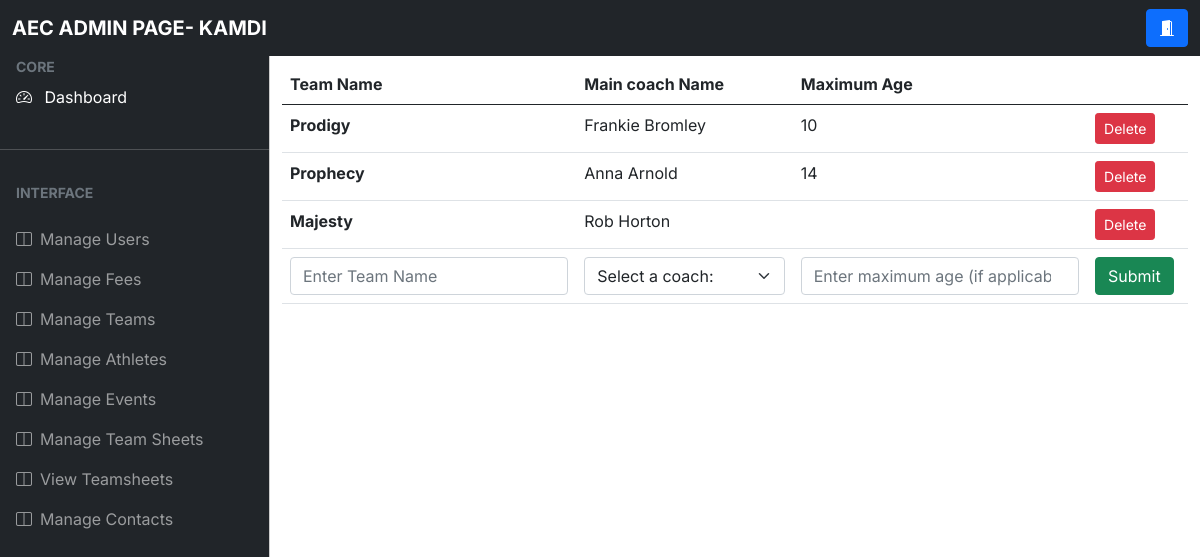
Page /teams (signed in) on the committed database.
### app.py (models this page shows, shortened)
class User(db.Model, UserMixin):
    __tablename__="User"
    id = db.Column(db.Integer, primary_key = True)
    firstName = db.Column(db.String(50),nullable = False)
    surname = db.Column(db.String(50), nullable = False)
    dob = db.Column(db.DateTime, nullable = False)
    start_date = db.Column(db.DateTime, nullable = True, default=date.today())
    email = db.Column(db.String(70), nullable = False)
    password = db.Column(db.String(255), nullable = False)
    usertype = db.Column(db.Integer, default = -1)
    verified = db.Column(db.Integer, default = 0)

### tables this page shows
CREATE TABLE team__details (
	team_id INTEGER NOT NULL, 
	coach_id INTEGER, 
	team_name VARCHAR(20) NOT NULL, 
	max_age INTEGER, 
	PRIMARY KEY (team_id)
);

### app.py (the view)
@app.route('/teams', methods=['GET','POST'])#complete
@login_required
def view_teams():
    team_names = {}
    coaches = {}
    query = db.engine.execute("SELECT team__details.team_id, team__details.max_age, team__details.team_name, user.firstName, user.surname FROM team__details, user WHERE user.id == team__details.coach_id ")
    for team in query:
        team_names[team[0]] = [team[1], team[2], team[3] + " " + team[4]]
    query = db.engine.execute('SELECT user.id, user.firstName, user.surname FROM user WHERE user.usertype > {}'.format(0))
    coaches = {}
    for coach in query:
        coaches[coach[0]] = [coach[1]+ " "+ coach[2]]
    if current_user.usertype == -1 or current_user.verified == 0:
        return render_template('error.html',error="You are not authorised to view this page")
    if -1 < current_user.usertype < 3:
        return render_template('teams.html', team_names = team_names, coaches = coaches)
    query = db.engine.execute("SELECT team__details.team_id, team__details.max_age, team__details.team_name, user.firstName, user.surname FROM team__details, user WHERE user.id == team__details.coach_id")
    for team in query:
        team_names[team[0]] = [team[1], team[2], team[3] + " " + team[4]]
    db.session.commit()
    return render_template('adminteams.html', team_names = team_names,coaches = coaches)

### app.py (called while the page is built)
@login_manager.user_loader
def load_user(user_id):
    return User.query.get(user_id)

### templates/adminteams.html (shortened to what this page needs)
<!DOCTYPE html>
<html lang="en">
  <head>
    <link rel="stylesheet" href="static\css\admin\bootstrap.min.css" />
    <link
      rel="stylesheet"
      href="https://cdn.jsdelivr.net/npm/bootstrap-icons@1.4.1/font/bootstrap-icons.css"
    />
    <link rel="stylesheet" href="static\css\admin\bootstrap.min.css" />
    <link rel="stylesheet" href="static\css\admin\style.css" />
  </head>
    <nav class="navbar navbar-expand-lg navbar-dark bg-dark fixed-top">
      <div class="container-fluid">
        <a
          class="navbar-brand me-auto ms-lg-0 ms-3 text-uppercase fw-bold"
          >AEC ADMIN PAGE- {{ current_user.firstName }}</a
        >
        <div class="collapse navbar-collapse" id="topNavBar">
          <form class="d-flex ms-auto my-3 my-lg-0">
            <div class="input-group">
              <a href ="{{ url_for('logout') }}" class="btn btn-primary">
                <i class="bi bi-door-open-fill"></i>
            </a>
            </div>
          </form>
        </div>
      </div>
    </nav>
    <div
    class="offcanvas offcanvas-start sidebar-nav bg-dark"
    tabindex="-1"
    id="sidebar"
  >
    <div class="offcanvas-body p-0">
      <nav class="navbar-dark">
        <ul class="navbar-nav">
          <li>
            <div class="text-muted small fw-bold text-uppercase px-3">
              CORE
            </div>
          </li>
          <li>
            <a href="{{ url_for('admin') }}" class="nav-link px-3 active">
              <span class="me-2"><i class="bi bi-speedometer2" ></i></span>
              <span>Dashboard</span>
            </a>
          </li>
          <li class="my-4"><hr class="dropdown-divider bg-light" /></li>
          <li>
            <div class="text-muted small fw-bold text-uppercase px-3 mb-3">
              Interface
            </div>
          </li>
          <li>
            <a
              class="nav-link px-3 sidebar-link"
              href="{{ url_for('verify_users') }}"
            >
              <span class="me-2"><i class="bi bi-layout-split"></i></span>
              <span>Manage Users</span>
            </a>
            <a
            class="nav-link px-3 sidebar-link"
            href="{{ url_for('view_fees') }}"
          >
            <span class="me-2"><i class="bi bi-layout-split"></i></span>
            <span>Manage Fees</span>
          </a>
          <a
          class="nav-link px-3 sidebar-link"
          href="{{ url_for('view_teams') }}"
        >
          <span class="me-2"><i class="bi bi-layout-split"></i></span>
          <span>Manage Teams</span>
        </a>
              <a
              class="nav-link px-3 sidebar-link"
              href="{{ url_for('view_athletes') }}"
            >
              <span class="me-2"><i class="bi bi-layout-split"></i></span>
              <span>Manage Athletes</span>
            </a>
            <a
            class="nav-link px-3 sidebar-link"
            href="{{ url_for('view_events') }}"
          >
            <span class="me-2"><i class="bi bi-layout-split"></i></span>
            <span>Manage Events</span>
          </a>
          <a
          class="nav-link px-3 sidebar-link"
          href="{{ url_for('create_teamsheet') }}"
        >
          <span class="me-2"><i class="bi bi-layout-split"></i></span>
          <span>Manage Team Sheets</span>
        </a>
        <a
        class="nav-link px-3 sidebar-link"
        href="{{ url_for('view_teamsheet') }}"
      >
        <span class="me-2"><i class="bi bi-layout-split"></i></span>
        <span>View Teamsheets</span>
      </a>
      <a
      class="nav-link px-3 sidebar-link"
      href="{{ url_for('view_contacts') }}"
    >
      <span class="me-2"><i class="bi bi-layout-split"></i></span>
      <span>Manage Contacts</span>
    </a>
          </li>
        </ul>
      </nav>
    </div>
  </div>
    <main class="mt-5 pt-3">
      <div class="container-fluid">
        <form method = 'POST' action="{{ url_for('create_teams')}} ">
        <table class="table">
            <thead>
              <tr>
                <th scope="col">Team Name</th>
                <th scope="col">Main coach Name</th>
                <th scope="col">Maximum Age</th>
                <th scope= "col"></th>
              </tr>
            </thead>
            <tbody>
              {% for team in team_names %}
              <tr>
                <th scope="row">{{ team_names[team][1] }}</th>
                <td>{{ team_names[team][2] }}</td>
                <td>{{team_names[team][0]}}</td>
                <td><a type="Submit" class="btn btn-danger btn-sm" href= "{{url_for('delete_teams', teamid=team)}}">Delete</a></td>
              </tr>
              {% endfor %}
              <tr>
              <td><input
              type="text"
              class="form-control"
              id="team_name"
              name="team_name"
              placeholder="Enter Team Name"
              />
              </td>
              <td>
                <select class="form-select" aria-label="Default select example" name="coach", id= "coach">
                  <option selected>Select a coach: </option>
                </select>
              </td>
              <td>
                <div class= "form-group">
                  <input
                  type="number"
                  class="form-control"
                  id="max_age"
                  name="max_age"
                  placeholder="Enter maximum age (if applicable)"
                  />
              </td>
              <td><input class="btn btn-success" type="submit" value="Submit"></td>
              </tr>
            </tbody>
          </table>
            </div>
    </main>
  </body>
</html>

### static/css/admin/style.css (style rules this page uses)
:root { --offcanvas-width: 270px; --topNavbarHeight: 56px; }
.sidebar-nav { width: var(--offcanvas-width); }
.sidebar-link { display: flex; align-items: center; }
@media (min-width: 992px) { main { margin-left: var(--offcanvas-width); } }
@media (min-width: 992px) { .sidebar-nav { -webkit-transform: none; transform: none; visibility: visible !important; height: calc(100% - var(--topNavbarHeight)); top: var(--topNavbarHeight); } }

### rows in the picture
User: firstName "KAMDI"
team__details: team_name "Prodigy"
team__details: team_name "Prophecy"
team__details: team_name "Majesty"

### other values in the picture
{{ team_names[team][2] }} "Frankie Bromley" "Anna Arnold" "Rob Horton"
{{ team_names[team][0] }} "10" "14"
